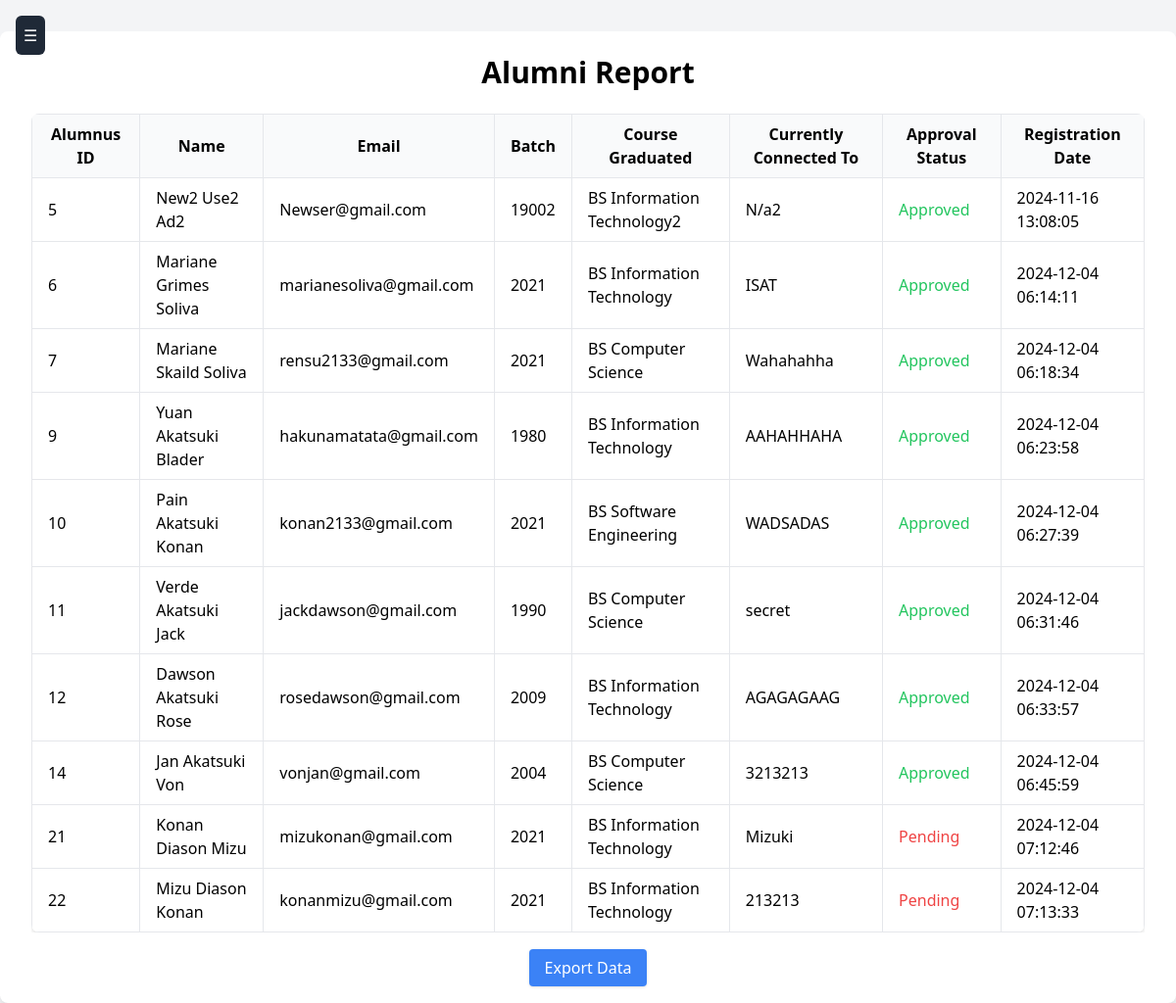
The page /admins/alumni_report.php on the database its author committed.
### tables this page shows
CREATE TABLE `user_details` (
  `user_id` int(11) NOT NULL,
  `last_name` varchar(100) NOT NULL,
  `first_name` varchar(100) NOT NULL,
  `middle_name` varchar(100) DEFAULT NULL,
  `gender` enum('male','female') NOT NULL,
  `batch` varchar(50) DEFAULT NULL,
  `course_graduated` varchar(100) DEFAULT NULL,
  `currently_connected_to` text DEFAULT NULL,
  `image` longblob DEFAULT NULL,
  `email` varchar(100) NOT NULL,
  `password` varchar(255) NOT NULL,
  `user_type` enum('admin','alumni_officer','alumnus') NOT NULL DEFAULT 'alumnus',
  `approved` tinyint(1) NOT NULL,
  `created_at` timestamp NOT NULL DEFAULT current_timestamp()
);

### admins/alumni_report.php (the view, shortened to what this page needs)
<?php
include '../database.php';
include 'sidebar.php';
$query = "
 SELECT DISTINCT
        u.user_id,
        CONCAT(u.first_name, ' ', u.middle_name, ' ', u.last_name) AS name,
        u.email,
        u.batch,
        u.course_graduated,
        u.currently_connected_to,
        u.approved,
        u.created_at AS registration_date
    FROM
        user_details u
    LEFT JOIN
        donations d ON d.user_id = u.user_id
    WHERE
        u.user_type = 'alumnus'
    ORDER BY
        u.user_id";
$result = $conn->query($query);
?>
<!DOCTYPE html>
<html lang="en">
<head>
    <script src="https://cdn.tailwindcss.com"></script>
</head>
<body class="bg-gray-100">
    <div class="flex justify-center items-start mt-8">
        <div class="max-w-screen-xl w-full px-4 md:px-8 py-6 bg-white shadow-lg rounded-lg">
            <h1 class="text-3xl font-semibold text-center mb-6">Alumni Report</h1>
            <div class="overflow-x-auto">
                <?php if ($result->num_rows > 0): ?>
                    <table class="min-w-full bg-white shadow-md rounded-lg overflow-hidden">
                        <thead class="bg-gray-50">
                            <tr>
                                <th class="py-2 px-2 md:px-4 border text-xs md:text-base">Alumnus ID</th>
                                <th class="py-2 px-2 md:px-4 border text-xs md:text-base">Name</th>
                                <th class="py-2 px-2 md:px-4 border text-xs md:text-base">Email</th>
                                <th class="py-2 px-2 md:px-4 border text-xs md:text-base">Batch</th>
                                <th class="py-2 px-2 md:px-4 border text-xs md:text-base">Course Graduated</th>
                                <th class="py-2 px-2 md:px-4 border text-xs md:text-base">Currently Connected To</th>
                                <th class="py-2 px-2 md:px-4 border text-xs md:text-base">Approval Status</th>
                                <th class="py-2 px-2 md:px-4 border text-xs md:text-base">Registration Date</th>
                            </tr>
                        </thead>
                        <tbody>
                            <?php while ($row = $result->fetch_assoc()): ?>
                            <tr class="text-xs md:text-base">
                                <td class="py-2 px-2 md:px-4 border"><?php echo $row['user_id']; ?></td>
                                <td class="py-2 px-2 md:px-4 border"><?php echo $row['name']; ?></td>
                                <td class="py-2 px-2 md:px-4 border"><?php echo $row['email']; ?></td>
                                <td class="py-2 px-2 md:px-4 border"><?php echo $row['batch']; ?></td>
                                <td class="py-2 px-2 md:px-4 border"><?php echo $row['course_graduated']; ?></td>
                                <td class="py-2 px-2 md:px-4 border"><?php echo $row['currently_connected_to']; ?></td>
                                <td class="py-2 px-2 md:px-4 border">
                                    <?php echo $row['approved'] ? '<span class="text-green-500">Approved</span>' : '<span class="text-red-500">Pending</span>'; ?>
                                </td>
                                <td class="py-2 px-2 md:px-4 border"><?php echo $row['registration_date']; ?></td>
                            </tr>
                            <?php endwhile; ?>
                        </tbody>
                    </table>
                <?php else: ?>
                    <p class="text-center text-red-500">No alumni data available.</p>
                <?php endif; ?>
            </div>
            <div class="mt-6 text-center">
                <a href="export_alumni_report.php" class="bg-blue-500 text-white px-4 py-2 rounded shadow hover:bg-blue-600">Export Data</a>
            </div>
        </div>
    </div>
</body>
</html>

### rows shown on the page
user_details: user_id "5", name "New2 Use2 Ad2", email "Newser@gmail.com", batch "19002", course_graduated "BS Information Technology2", currently_connected_to "N/a2", approved "Approved", created_at "2024-11-16 13:08:05"
user_details: user_id "6", name "Mariane Grimes Soliva", email "marianesoliva@gmail.com", batch "2021", course_graduated "BS Information Technology", currently_connected_to "ISAT", approved "Approved", created_at "2024-12-04 06:14:11"
user_details: user_id "7", name "Mariane Skaild Soliva", email "rensu2133@gmail.com", batch "2021", course_graduated "BS Computer Science", currently_connected_to "Wahahahha", approved "Approved", created_at "2024-12-04 06:18:34"
user_details: user_id "9", name "Yuan Akatsuki Blader", email "hakunamatata@gmail.com", batch "1980", course_graduated "BS Information Technology", currently_connected_to "AAHAHHAHA", approved "Approved", created_at "2024-12-04 06:23:58"
user_details: user_id "10", name "Pain Akatsuki Konan", email "konan2133@gmail.com", batch "2021", course_graduated "BS Software Engineering", currently_connected_to "WADSADAS", approved "Approved", created_at "2024-12-04 06:27:39"
user_details: user_id "11", name "Verde Akatsuki Jack", email "jackdawson@gmail.com", batch "1990", course_graduated "BS Computer Science", currently_connected_to "secret", approved "Approved", created_at "2024-12-04 06:31:46"
user_details: user_id "12", name "Dawson Akatsuki Rose", email "rosedawson@gmail.com", batch "2009", course_graduated "BS Information Technology", currently_connected_to "AGAGAGAAG", approved "Approved", created_at "2024-12-04 06:33:57"
user_details: user_id "14", name "Jan Akatsuki Von", email "vonjan@gmail.com", batch "2004", course_graduated "BS Computer Science", currently_connected_to "3213213", approved "Approved", created_at "2024-12-04 06:45:59"
user_details: user_id "21", name "Konan Diason Mizu", email "mizukonan@gmail.com", batch "2021", course_graduated "BS Information Technology", currently_connected_to "Mizuki", approved "Pending", created_at "2024-12-04 07:12:46"
user_details: user_id "22", name "Mizu Diason Konan", email "konanmizu@gmail.com", batch "2021", course_graduated "BS Information Technology", currently_connected_to "213213", approved "Pending", created_at "2024-12-04 07:13:33"
